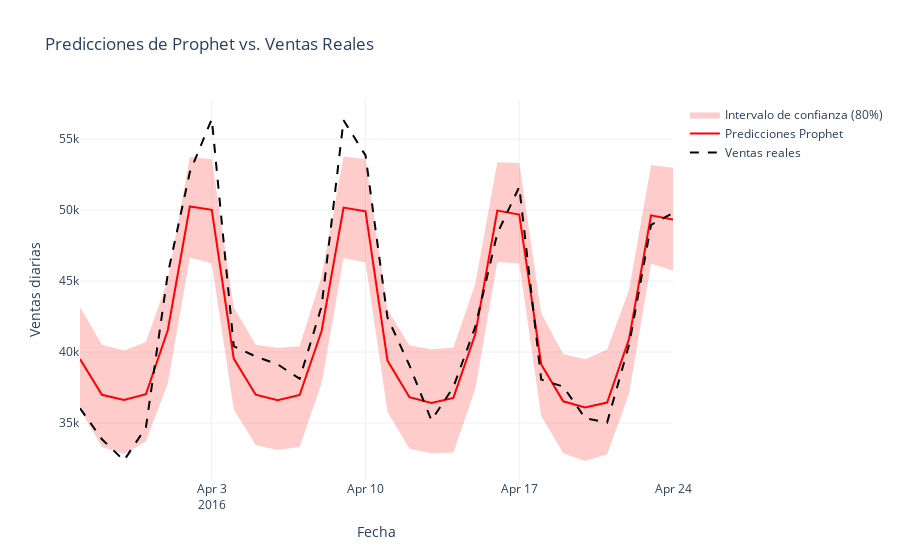

Source (notebook cell):
### Code cell
# Unir predicciones con los valores reales
results = test_prophet.copy()
results["yhat"] = forecast_test["yhat"].values
results["yhat_lower"] = forecast_test["yhat_lower"].values
results["yhat_upper"] = forecast_test["yhat_upper"].values

# Crear la figura con Plotly
fig = go.Figure()
# Agregar el intervalo de confianza (banda roja)
fig.add_trace(go.Scatter(
    x=results["ds"].tolist() + results["ds"].tolist()[::-1],
    y=results["yhat_upper"].tolist() + results["yhat_lower"].tolist()[::-1],
    fill="toself",
    fillcolor="rgba(255, 0, 0, 0.2)",
    line=dict(color="rgba(255, 0, 0, 0)"),
    name="Intervalo de confianza (80%)"
))
# Agregar las predicciones de Prophet (línea roja)
fig.add_trace(go.Scatter(
    x=results["ds"],
    y=results["yhat"],
    mode="lines",
    name="Predicciones Prophet",
    line=dict(color="red")
))
# Agregar las ventas reales (línea negra discontinua)
fig.add_trace(go.Scatter(
    x=results["ds"],
    y=results["y"],
    mode="lines",
    name="Ventas reales",
    line=dict(color="black", dash="dash")
))
# Personalizar diseño
fig.update_layout(
    title="Predicciones de Prophet vs. Ventas Reales",
    xaxis_title="Fecha",
    yaxis_title="Ventas diarias",
    template="plotly_white"
)
# Mostrar la gráfica interactiva
fig.show()
